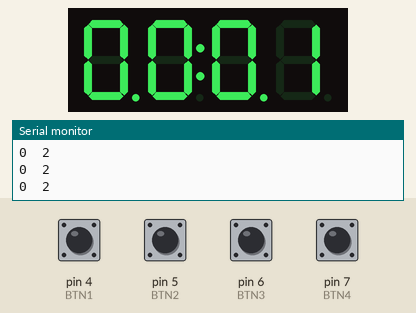
This sketch was run on a simulated Arduino Uno, built with avr-gcc and run on an emulated ATmega328P. Shown: 4-digit seven-segment display, the last lines printed to the serial monitor. The inputs (shaded band) are chosen by the test bench; at power-on: pin 4 (BTN1), pin 5 (BTN2), pin 6 (BTN3), pin 7 (BTN4) LOW.

Above: at 1.2 s.
1.3 s: pin 6 (BTN3) pulled HIGH for 0.15 s
At 1.47 s:
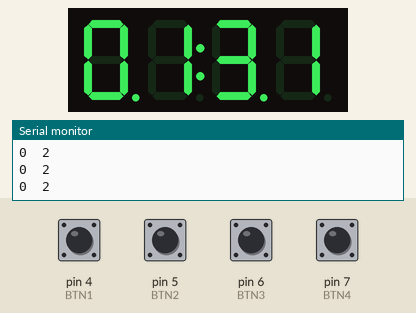
2.0 s: pin 5 (BTN2) pulled HIGH for 0.15 s
At 2.8 s:
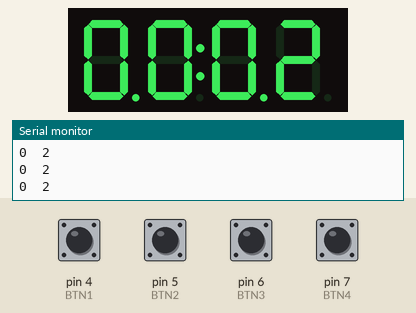
4.5 s: pin 6 (BTN3) pulled HIGH for 1 s
At 4.67 s:
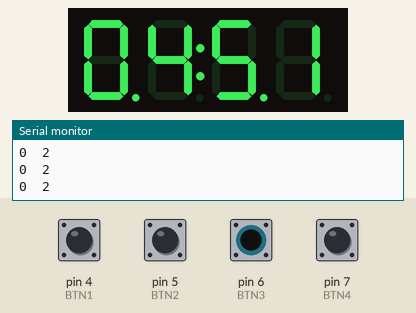
6.1 s: pin 5 (BTN2) pulled HIGH for 1 s
At 6.8 s:
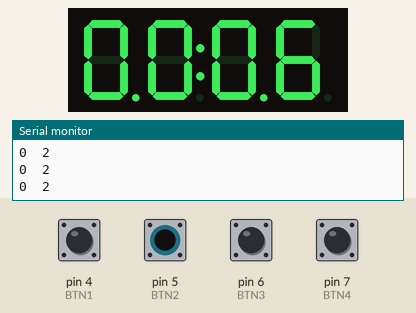
8.6 s: pin 4 (BTN1) pulled HIGH for 0.15 s
At 9.1 s:
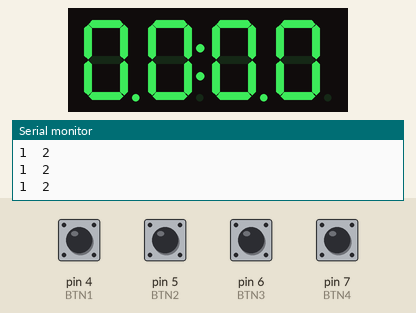
10.2 s: pin 4 (BTN1) pulled HIGH for 1 s
At 10.33 s:
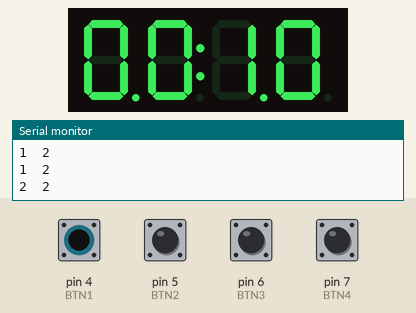
Timing chart, 0 to 12.8 s (numbered marks = the images above; inputs shaded):
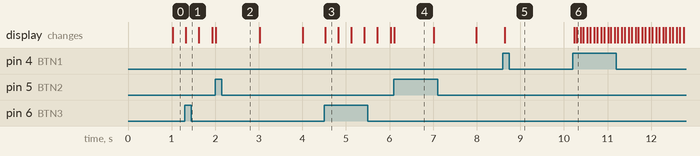

The sketch:

JamDigital.ino
```cpp
// Include the library
#include <TM1637Display.h>
#include <TimerOne.h>

// Define the connections pins
#define CLK  2
#define DIO  3
#define BTN1 4
#define BTN2 5
#define BTN3 6
#define BTN4 7
#define BUZZ 8

// Define constant macro for state control
#define CLOCK 0x0
#define WATCH 0x1
#define SETUP 0x2

// Define constant macro for display state
#define DISP_HM  0x0
#define DISP_MS  0x1
#define DISP_SMS 0x2

// Define constant macro for watch state
#define RESET 0x0
#define START 0x1
#define PAUSE 0x2

// Define constant macro for setup state
#define CH_H  0x0
#define CH_M  0x1
#define CH_S  0x2

// Define constant macro for timer control
#define SCALING_FACTOR 0.9964

// Create a display object of type TM1637Display
TM1637Display display = TM1637Display(CLK, DIO);

// Create an array that turns segments ON/OFF
const uint8_t OFF[] = {0x00, 0x00};

// Create state control variable
int system_state = CLOCK;

// Create time counter variable
unsigned int milisecond = 0, second = 0, minute = 0, hour = 0;
unsigned int watch_ms = 0, watch_s = 0, watch_m = 0, watch_h = 0;

// Create button control variable
int btn1_state = LOW, btn2_state = LOW, btn3_state = LOW, btn4_state = LOW;

// Create control variable in every state
int display_mode = DISP_MS;
int watch_start = RESET;
int change_var = CH_S;

void setup() {
  Timer1.initialize(10000 * SCALING_FACTOR);
  Timer1.attachInterrupt(increment_time);
	// Set the brightness to 5 (0 = dimmest, 7 = brightest)
	display.setBrightness(5);
  Serial.begin(115200);
}

void loop() {
  // maintain time counter
  clock_maintain();

  // switch to suitable mode
	switch(system_state){
    case CLOCK:
      clock_mode();
      break;
    case WATCH:
      watch_mode();
      break;
    case SETUP:
      setup_mode();
      break;
    default: // case CLOCK and others
      clock_mode();
      break;
  }

  // update state based on button press
  update_state();

  // update button state at every loop end
  update_button_state();
  Serial.print(system_state);
  Serial.print("\t");
  Serial.println(change_var);
}

void increment_time(){
  milisecond += 10;
  if(watch_start == START) watch_ms += 10;
}

void clock_maintain(){
  // maintain clock
    if(milisecond > 999){
    milisecond -= 1000;
    second += 1;
  }
  if(second > 59){
    second -= 60;
    minute += 1;
  }
  if(minute > 59){
    minute -= 60;
    hour += 1;
  }
  if(hour > 23){
    hour -= 24;
  }

  // maintain watch
  if(watch_ms > 999){
    watch_ms -= 1000;
    watch_s += 1;
  }
  if(watch_s > 59){
    watch_s -= 60;
    watch_m += 1;
  }
  if(watch_m > 59){
    watch_m -= 60;
    watch_h += 1;
  }
}

void clock_mode(){
  unsigned int time_h_m = 100 * hour + minute;
  unsigned int time_m_s = 100 * minute + second;
  unsigned int time_s_ms = 100 * second + (unsigned int) (milisecond / 10);
  switch(display_mode){
    case DISP_HM:
      display.showNumberDecEx(time_h_m, 0xE0, true, 4, 0);
      break;
    case DISP_MS: // case DISP_MS and others
      display.showNumberDecEx(time_m_s, 0xE0, true, 4, 0);
      break;
    case DISP_SMS:
      display.showNumberDecEx(time_s_ms, 0xE0, true, 4, 0);
      break;
    default: // case DISP_MS and others
      display.showNumberDecEx(time_m_s, 0xE0, true, 4, 0);
      break;
  }
  update_display_mode();
}

void watch_mode(){
  if(watch_start == RESET){
    reset_watch();
  }
  unsigned int time_h_m = 100 * watch_h + watch_m;
  unsigned int time_m_s = 100 * watch_m + watch_s;
  unsigned int time_s_ms = 100 * watch_s + (unsigned int) (watch_ms / 10);
  switch(display_mode){
    case DISP_HM:
      display.showNumberDecEx(time_h_m, 0xE0, true, 4, 0);
      break;
    case DISP_MS:
      display.showNumberDecEx(time_m_s, 0xE0, true, 4, 0);
      break;
    case DISP_SMS:
      display.showNumberDecEx(time_s_ms, 0xE0, true, 4, 0);
      break;
    default: // case DISP_MS and others
      display.showNumberDecEx(time_m_s, 0xE0, true, 4, 0);
      break;
  }
  update_display_mode();
  update_watch_mode();
}

void reset_watch(){
  watch_h = 0;
  watch_m = 0;
  watch_s = 0;
  watch_ms = 0;
}

void update_watch_mode(){
  if(get_rising_state(BTN4, btn4_state) == 1){
    watch_start = (watch_start + 1) % 3;
  }
}

void update_display_mode(){
  if(get_rising_state(BTN2, btn2_state) == 1){
    display_mode -= 1;
    if(display_mode < 0){
      display_mode += 1;
    }
  } else if(get_rising_state(BTN3, btn3_state) == 1){
    display_mode += 1;
    if(display_mode > 2){
      display_mode -= 1;
    }
  }
}

void setup_mode(){
  unsigned int time_h_m = 100 * hour + minute;
  unsigned int time_m_s = 100 * minute + second;
  unsigned int time_s_ms = 100 * second + (unsigned int) (milisecond / 10);
  switch(display_mode){
    case DISP_HM:
      display.showNumberDecEx(time_h_m, 0xE0, true, 4, 0);
      break;
    case DISP_MS: // case DISP_MS and others
      display.showNumberDecEx(time_m_s, 0xE0, true, 4, 0);
      break;
    case DISP_SMS:
      display.showNumberDecEx(time_s_ms, 0xE0, true, 4, 0);
      break;
    default: // case DISP_MS and others
      display.showNumberDecEx(time_m_s, 0xE0, true, 4, 0);
      break;
  }
  blink_display();
  set_value();
}

void blink_display(){
  unsigned int time_h_m = 100 * hour + minute;
  unsigned int time_m_s = 100 * minute + second;
  unsigned int time_s_ms = 100 * second + (unsigned int) (milisecond / 10);
  switch(change_var){
    case CH_H:
      display_mode = DISP_HM;
      display.setSegments(OFF, 2, 0);
      delay(50);
      display.showNumberDecEx(time_h_m, 0xE0, true, 4, 0);
      delay(50);
      break;
    case CH_M:
      display_mode = DISP_MS;
      display.setSegments(OFF, 2, 0);
      delay(50);
      display.showNumberDecEx(time_m_s, 0xE0, true, 4, 0);
      delay(50);
      break;
    case CH_S:
      display_mode = DISP_MS;
      display.setSegments(OFF, 2, 2);
      delay(50);
      display.showNumberDecEx(time_m_s, 0xE0, true, 4, 0);
      delay(50);
      break;
    default:
      break;
  }
}

void set_value(){
  int add = 0;
  if(get_rising_state(BTN2, btn2_state) == 1){
    add -= 1;
  } else if(get_rising_state(BTN3, btn3_state) == 1){
    add += 1;
  } else if(get_rising_state(BTN4, btn4_state) == 1){
    change_var = (change_var + 1) % 3;
  }
  switch(change_var){
    case CH_H:
      hour += add;
      break;
    case CH_M:
      minute += add;
      break;
    case CH_S:
      second += add;
      break;
    default:
      break;
  }
}

void update_state(){
  if(get_rising_state(BTN1, btn1_state) == 1){
    system_state = (system_state + 1) % 3;
  }
  if(system_state != WATCH){
    watch_start = RESET;
  }
}

void update_button_state(){
  btn1_state = digitalRead(BTN1);
  btn2_state = digitalRead(BTN2);
  btn3_state = digitalRead(BTN3);
  btn4_state = digitalRead(BTN4);
}

int get_rising_state(uint8_t pin_, int& state_){
  if(state_ == LOW && digitalRead(pin_) == HIGH){
    state_ = digitalRead(pin_);
    return 1;
  } else{
    state_ = digitalRead(pin_);
    return 0;
  }
}
```

Measured:
- after the input at 1.3 s, the display: changes at once (image 1)
- after the input at 10.2 s, the display: first changes at once (image 6 shows a later state)
- what the display in image 4 shows lasts 0.9 s, from 6.1 s to 7.0 s
